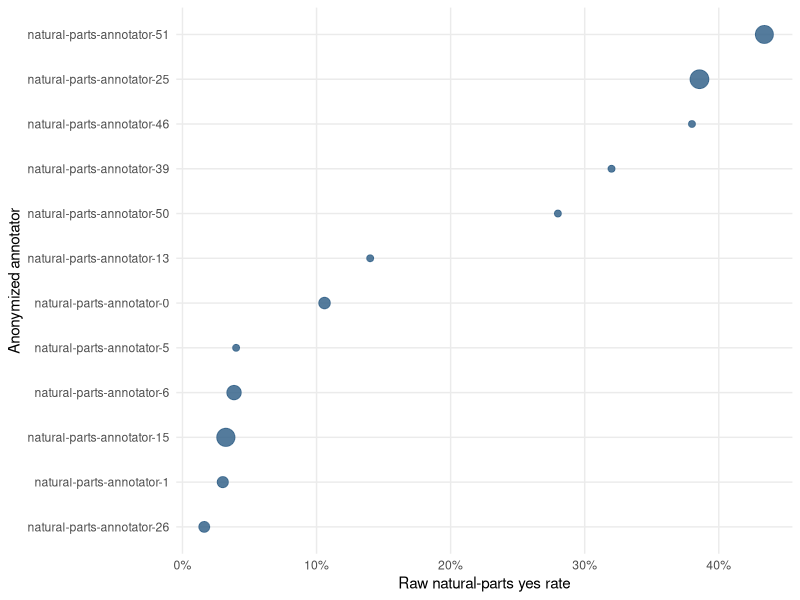

Write R code to recreate this figure.
## ---- chunk 1
#| label: load-uds-generative
#| message: false
#| warning: false

uds <- utils::read.csv(
  "data/uds/uds-natural-parts.csv",
  check.names = FALSE
)

stopifnot(
  nrow(uds) == 2955L,
  length(unique(uds$item_id)) == 1000L,
  length(unique(uds$annotator_id)) == 12L,
  setequal(unique(uds$natural_parts), 0:1),
  sum(uds$natural_parts) == 659L,
  !anyDuplicated(paste(uds$item_id, uds$annotator_id, sep = "::")),
  all(uds$item_id == paste(uds$graph_id, uds$node_id, sep = "%%"))
)

item_response_counts <- table(uds$item_id)
response_summary <- data.frame(
  responses = nrow(uds),
  items = length(unique(uds$item_id)),
  annotators = length(unique(uds$annotator_id)),
  no = sum(uds$natural_parts == 0L),
  yes = sum(uds$natural_parts == 1L),
  items_with_two_responses = sum(item_response_counts == 2L),
  items_with_three_responses = sum(item_response_counts == 3L)
)

knitr::kable(response_summary)

uds[uds$item_id == "ewt-test-963%%ewt-test-963-semantics-pred-6",
    c("split", "graph_id", "node_id", "annotator_id", "natural_parts")]
## ---- chunk 2
#| label: plot-uds-annotator-design
#| fig-width: 6.2
#| fig-height: 4.2
#| fig-cap: "Raw natural-parts response rates by anonymized annotator. Point size records the number of observed responses."

annotator_n <- stats::aggregate(natural_parts ~ annotator_id, uds, length)
names(annotator_n)[2] <- "responses"
annotator_rate <- stats::aggregate(natural_parts ~ annotator_id, uds, mean)
names(annotator_rate)[2] <- "yes_rate"
annotator_design <- merge(annotator_n, annotator_rate, by = "annotator_id")
annotator_design$annotator_id <- stats::reorder(
  annotator_design$annotator_id,
  annotator_design$yes_rate
)

ggplot2::ggplot(
  annotator_design,
  ggplot2::aes(yes_rate, annotator_id, size = responses)
) +
  ggplot2::geom_point(color = "steelblue4", alpha = 0.85) + # dqr-allow: algorithm-setting
  ggplot2::scale_x_continuous(
    labels = scales::label_percent(accuracy = 1) # dqr-allow: algorithm-setting
  ) +
  ggplot2::scale_size_continuous(range = c(2, 6), guide = "none") +
  ggplot2::labs(
    x = "Raw natural-parts yes rate",
    y = "Anonymized annotator"
  ) +
  ggplot2::theme_minimal(base_size = 11) +
  ggplot2::theme(panel.grid.minor = ggplot2::element_blank())
## ---- chunk 3
#| label: inspect-one-uds-item

responses_by_item <- split(uds$natural_parts, uds$item_id)
mixed_item_ids <- names(responses_by_item)[
  vapply(responses_by_item, function(x) length(unique(x)) == 2L, logical(1))
]
example_item <- uds[
  uds$item_id == mixed_item_ids[[1]],
  c("split", "graph_id", "node_id", "annotator_id", "natural_parts")
]

knitr::kable(example_item)
